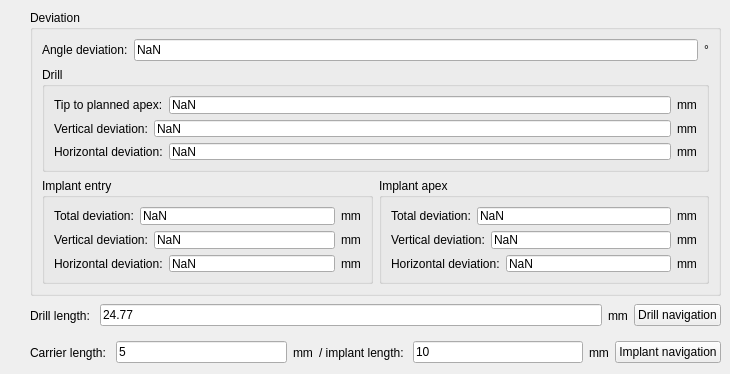
     <widget class="QWidget" name="tab_49">
      <attribute name="title">
       <string>导航</string>
      </attribute>
      <widget class="QGroupBox" name="groupBox_37">
       <property name="geometry">
        <rect>
         <x>30</x>
         <y>10</y>
         <width>691</width>
         <height>286</height>
        </rect>
       </property>
       <property name="title">
        <string>Deviation</string>
       </property>
       <layout class="QGridLayout" name="gridLayout_2">
        <item row="0" column="0" colspan="2">
         <layout class="QHBoxLayout" name="horizontalLayout_144">
          <item>
           <widget class="QLabel" name="label_360">
            <property name="text">
             <string>Angle deviation:</string>
            </property>
           </widget>
          </item>
          <item>
           <widget class="QLineEdit" name="lineEdit_angleError">
            <property name="text">
             <string>NaN</string>
            </property>
           </widget>
          </item>
          <item>
           <widget class="QLabel" name="label_361">
            <property name="text">
             <string>°</string>
            </property>
           </widget>
          </item>
         </layout>
        </item>
        <item row="1" column="0" colspan="2">
         <widget class="QGroupBox" name="groupBox_42">
          <property name="title">
           <string>Drill</string>
          </property>
          <layout class="QGridLayout" name="gridLayout_45">
           <item row="0" column="0">
            <layout class="QHBoxLayout" name="horizontalLayout_145">
             <item>
              <widget class="QLabel" name="label_362">
               <property name="text">
                <string>Tip to planned apex:</string>
               </property>
              </widget>
             </item>
             <item>
              <widget class="QLineEdit" name="lineEdit_drillTipTotalError">
               <property name="text">
                <string>NaN</string>
               </property>
              </widget>
             </item>
             <item>
              <widget class="QLabel" name="label_363">
               <property name="text">
                <string>mm</string>
               </property>
              </widget>
             </item>
            </layout>
           </item>
           <item row="1" column="0">
            <layout class="QHBoxLayout" name="horizontalLayout_147">
             <item>
              <widget class="QLabel" name="label_364">
               <property name="text">
                <string>Vertical deviation:</string>
               </property>
              </widget>
             </item>
             <item>
              <widget class="QLineEdit" name="lineEdit_drillTipVertError">
               <property name="text">
                <string>NaN</string>
               </property>
              </widget>
             </item>
             <item>
              <widget class="QLabel" name="label_368">
               <property name="text">
                <string>mm</string>
               </property>
              </widget>
             </item>
            </layout>
           </item>
           <item row="2" column="0">
            <layout class="QHBoxLayout" name="horizontalLayout_150">
             <item>
              <widget class="QLabel" name="label_369">
               <property name="text">
                <string>Horizontal deviation:</string>
               </property>
              </widget>
             </item>
             <item>
              <widget class="QLineEdit" name="lineEdit_drillTipHoriError">
               <property name="text">
                <string>NaN</string>
               </property>
              </widget>
             </item>
             <item>
              <widget class="QLabel" name="label_370">
               <property name="text">
                <string>mm</string>
               </property>
              </widget>
             </item>
            </layout>
           </item>
          </layout>
         </widget>
        </item>
        <item row="2" column="0">
         <widget class="QGroupBox" name="groupBox_43">
          <property name="title">
           <string>Implant entry</string>
          </property>
          <layout class="QGridLayout" name="gridLayout_50">
           <item row="0" column="0">
            <layout class="QHBoxLayout" name="horizontalLayout_151">
             <item>
              <widget class="QLabel" name="label_371">
               <property name="text">
                <string>Total deviation:</string>
               </property>
              </widget>
             </item>
             <item>
              <widget class="QLineEdit" name="lineEdit_entryTotalError">
               <property name="text">
                <string>NaN</string>
               </property>
              </widget>
             </item>
             <item>
              <widget class="QLabel" name="label_372">
               <property name="text">
                <string>mm</string>
               </property>
              </widget>
             </item>
            </layout>
           </item>
           <item row="1" column="0">
            <layout class="QHBoxLayout" name="horizontalLayout_157">
             <item>
              <widget class="QLabel" name="label_373">
               <property name="text">
                <string>Vertical deviation:</string>
               </property>
              </widget>
             </item>
             <item>
              <widget class="QLineEdit" name="lineEdit_entryVertError">
               <property name="text">
                <string>NaN</string>
               </property>
              </widget>
             </item>
             <item>
              <widget class="QLabel" name="label_382">
               <property name="text">
                <string>mm</string>
               </property>
              </widget>
             </item>
            </layout>
           </item>
           <item row="2" column="0">
            <layout class="QHBoxLayout" name="horizontalLayout_158">
             <item>
              <widget class="QLabel" name="label_383">
               <property name="text">
                <string>Horizontal deviation:</string>
               </property>
              </widget>
             </item>
             <item>
              <widget class="QLineEdit" name="lineEdit_entryHoriError">
               <property name="text">
                <string>NaN</string>
               </property>
              </widget>
             </item>
             <item>
              <widget class="QLabel" name="label_384">
               <property name="text">
                <string>mm</string>
               </property>
              </widget>
             </item>
            </layout>
           </item>
          </layout>
         </widget>
        </item>
        <item row="2" column="1">
         <widget class="QGroupBox" name="groupBox_44">
          <property name="title">
           <string>Implant apex</string>
          </property>
          <layout class="QGridLayout" name="gridLayout_51">
           <item row="0" column="0">
            <layout class="QHBoxLayout" name="horizontalLayout_159">
             <item>
              <widget class="QLabel" name="label_385">
               <property name="text">
                <string>Total deviation:</string>
               </property>
              </widget>
             </item>
             <item>
              <widget class="QLineEdit" name="lineEdit_apexTotalError">
               <property name="text">
                <string>NaN</string>
               </property>
              </widget>
             </item>
             <item>
              <widget class="QLabel" name="label_386">
               <property name="text">
                <string>mm</string>
               </property>
              </widget>
             </item>
            </layout>
           </item>
           <item row="1" column="0">
            <layout class="QHBoxLayout" name="horizontalLayout_160">
             <item>
              <widget class="QLabel" name="label_387">
               <property name="text">
                <string>Vertical deviation:</string>
               </property>
              </widget>
             </item>
             <item>
              <widget class="QLineEdit" name="lineEdit_apexVertError">
               <property name="text">
                <string>NaN</string>
               </property>
              </widget>
             </item>
             <item>
              <widget class="QLabel" name="label_388">
               <property name="text">
                <string>mm</string>
               </property>
              </widget>
             </item>
            </layout>
           </item>
           <item row="2" column="0">
            <layout class="QHBoxLayout" name="horizontalLayout_161">
             <item>
              <widget class="QLabel" name="label_389">
               <property name="text">
                <string>Horizontal deviation:</string>
               </property>
              </widget>
             </item>
             <item>
              <widget class="QLineEdit" name="lineEdit_apexHoriError">
               <property name="text">
                <string>NaN</string>
               </property>
              </widget>
             </item>
             <item>
              <widget class="QLabel" name="label_390">
               <property name="text">
                <string>mm</string>
               </property>
              </widget>
             </item>
            </layout>
           </item>
          </layout>
         </widget>
        </item>
       </layout>
      </widget>
      <widget class="QWidget" name="horizontalLayoutWidget_10">
       <property name="geometry">
        <rect>
         <x>30</x>
         <y>300</y>
         <width>691</width>
         <height>31</height>
        </rect>
       </property>
       <layout class="QHBoxLayout" name="horizontalLayout_162">
        <item>
         <widget class="QLabel" name="label_392">
          <property name="text">
           <string>Drill length: </string>
          </property>
         </widget>
        </item>
        <item>
         <widget class="QLineEdit" name="lineEdit_drillLength">
          <property name="text">
           <string>24.77</string>
          </property>
         </widget>
        </item>
        <item>
         <widget class="QLabel" name="label_391">
          <property name="text">
           <string>mm</string>
          </property>
         </widget>
        </item>
        <item>
         <widget class="QPushButton" name="pushButton_startNavi">
          <property name="text">
           <string>Drill navigation</string>
          </property>
         </widget>
        </item>
       </layout>
      </widget>
      <widget class="QWidget" name="layoutWidget_25">
       <property name="geometry">
        <rect>
         <x>30</x>
         <y>340</y>
         <width>691</width>
         <height>25</height>
        </rect>
       </property>
       <layout class="QHBoxLayout" name="horizontalLayout_163">
        <item>
         <widget class="QLabel" name="label_393">
          <property name="text">
           <string>Carrier length: </string>
          </property>
         </widget>
        </item>
        <item>
         <widget class="QLineEdit" name="lineEdit_carrierLength">
          <property name="text">
           <string>5</string>
          </property>
         </widget>
        </item>
        <item>
         <widget class="QLabel" name="label_394">
          <property name="text">
           <string>mm</string>
          </property>
         </widget>
        </item>
        <item>
         <widget class="QLabel" name="label_395">
          <property name="text">
           <string>/ implant length: </string>
          </property>
         </widget>
        </item>
        <item>
         <widget class="QLineEdit" name="lineEdit_implantLength">
          <property name="text">
           <string>10</string>
          </property>
         </widget>
        </item>
        <item>
         <widget class="QLabel" name="label_396">
          <property name="text">
           <string>mm</string>
          </property>
         </widget>
        </item>
        <item>
         <widget class="QPushButton" name="pushButton_startNaviImplant">
          <property name="text">
           <string>Implant navigation</string>
          </property>
         </widget>
        </item>
       </layout>
      </widget>
     </widget>
